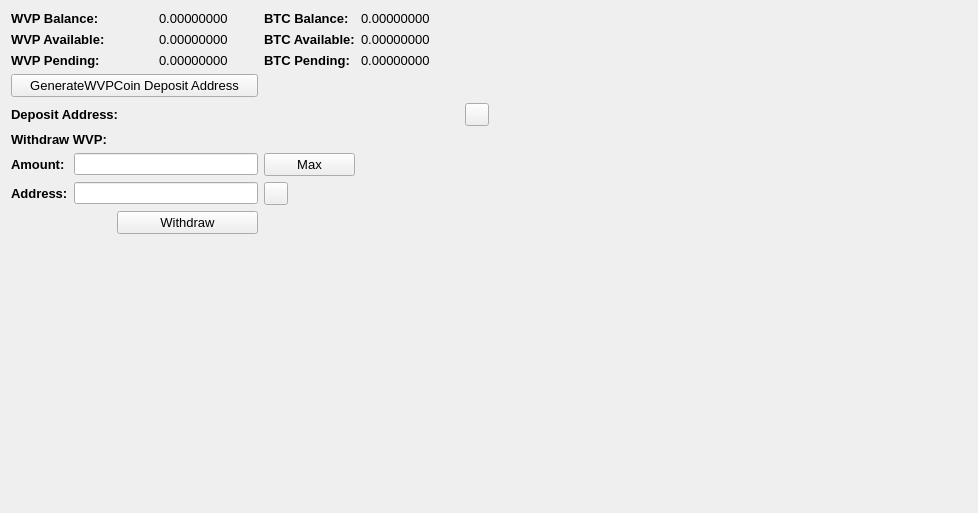
     <widget class="QWidget" name="BalanceTab">
      <attribute name="title">
       <string>Balance</string>
      </attribute>
      <layout class="QGridLayout" name="gridLayout_2">
       <item row="0" column="0" colspan="2">
        <widget class="QLabel" name="label_11">
         <property name="font">
          <font>
           <pointsize>10</pointsize>
           <weight>75</weight>
           <bold>true</bold>
          </font>
         </property>
         <property name="text">
          <string>WVP Balance:</string>
         </property>
        </widget>
       </item>
       <item row="0" column="3">
        <widget class="QLabel" name="TXBalanceLabel">
         <property name="font">
          <font>
           <pointsize>10</pointsize>
          </font>
         </property>
         <property name="text">
          <string>0.00000000</string>
         </property>
         <property name="textInteractionFlags">
          <set>Qt::LinksAccessibleByMouse|Qt::TextSelectableByMouse</set>
         </property>
        </widget>
       </item>
       <item row="0" column="4">
        <widget class="QLabel" name="label_12">
         <property name="font">
          <font>
           <pointsize>10</pointsize>
           <weight>75</weight>
           <bold>true</bold>
          </font>
         </property>
         <property name="text">
          <string>BTC Balance:</string>
         </property>
        </widget>
       </item>
       <item row="0" column="5">
        <widget class="QLabel" name="BitcoinBalanceLabel">
         <property name="font">
          <font>
           <pointsize>10</pointsize>
          </font>
         </property>
         <property name="text">
          <string>0.00000000</string>
         </property>
         <property name="textInteractionFlags">
          <set>Qt::LinksAccessibleByMouse|Qt::TextSelectableByMouse</set>
         </property>
        </widget>
       </item>
       <item row="0" column="7" rowspan="10">
        <spacer name="horizontalSpacer_4">
         <property name="orientation">
          <enum>Qt::Horizontal</enum>
         </property>
         <property name="sizeHint" stdset="0">
          <size>
           <width>478</width>
           <height>488</height>
          </size>
         </property>
        </spacer>
       </item>
       <item row="1" column="0" colspan="2">
        <widget class="QLabel" name="label_13">
         <property name="font">
          <font>
           <pointsize>10</pointsize>
           <weight>75</weight>
           <bold>true</bold>
          </font>
         </property>
         <property name="text">
          <string>WVP Available:</string>
         </property>
        </widget>
       </item>
       <item row="1" column="3">
        <widget class="QLabel" name="TXAvailableLabel_2">
         <property name="font">
          <font>
           <pointsize>10</pointsize>
          </font>
         </property>
         <property name="text">
          <string>0.00000000</string>
         </property>
         <property name="textInteractionFlags">
          <set>Qt::LinksAccessibleByMouse|Qt::TextSelectableByMouse</set>
         </property>
        </widget>
       </item>
       <item row="1" column="4">
        <widget class="QLabel" name="label_15">
         <property name="font">
          <font>
           <pointsize>10</pointsize>
           <weight>75</weight>
           <bold>true</bold>
          </font>
         </property>
         <property name="text">
          <string>BTC Available:</string>
         </property>
        </widget>
       </item>
       <item row="1" column="5">
        <widget class="QLabel" name="BitcoinAvailableLabel">
         <property name="font">
          <font>
           <pointsize>10</pointsize>
          </font>
         </property>
         <property name="text">
          <string>0.00000000</string>
         </property>
         <property name="textInteractionFlags">
          <set>Qt::LinksAccessibleByMouse|Qt::TextSelectableByMouse</set>
         </property>
        </widget>
       </item>
       <item row="2" column="0" colspan="2">
        <widget class="QLabel" name="label_14">
         <property name="font">
          <font>
           <pointsize>10</pointsize>
           <weight>75</weight>
           <bold>true</bold>
          </font>
         </property>
         <property name="text">
          <string>WVP Pending:</string>
         </property>
        </widget>
       </item>
       <item row="2" column="3">
        <widget class="QLabel" name="TXPendingLabel">
         <property name="font">
          <font>
           <pointsize>10</pointsize>
          </font>
         </property>
         <property name="text">
          <string>0.00000000</string>
         </property>
         <property name="textInteractionFlags">
          <set>Qt::LinksAccessibleByMouse|Qt::TextSelectableByMouse</set>
         </property>
        </widget>
       </item>
       <item row="2" column="4">
        <widget class="QLabel" name="label_31">
         <property name="font">
          <font>
           <pointsize>10</pointsize>
           <weight>75</weight>
           <bold>true</bold>
          </font>
         </property>
         <property name="text">
          <string>BTC Pending:</string>
         </property>
        </widget>
       </item>
       <item row="2" column="5">
        <widget class="QLabel" name="BitcoinPendingLabel">
         <property name="font">
          <font>
           <pointsize>10</pointsize>
          </font>
         </property>
         <property name="text">
          <string>0.00000000</string>
         </property>
         <property name="textInteractionFlags">
          <set>Qt::LinksAccessibleByMouse|Qt::TextSelectableByMouse</set>
         </property>
        </widget>
       </item>
       <item row="3" column="0" colspan="4">
        <widget class="QPushButton" name="GenDepositBTN">
         <property name="font">
          <font>
           <pointsize>10</pointsize>
          </font>
         </property>
         <property name="text">
          <string>GenerateWVPCoin Deposit Address</string>
         </property>
        </widget>
       </item>
       <item row="4" column="0" colspan="3">
        <widget class="QLabel" name="label_33">
         <property name="font">
          <font>
           <pointsize>10</pointsize>
           <weight>75</weight>
           <bold>true</bold>
          </font>
         </property>
         <property name="text">
          <string>Deposit Address:</string>
         </property>
        </widget>
       </item>
       <item row="4" column="3" colspan="3">
        <widget class="QLabel" name="DepositAddressLabel">
         <property name="minimumSize">
          <size>
           <width>300</width>
           <height>0</height>
          </size>
         </property>
         <property name="palette">
          <palette>
           <active>
            <colorrole role="WindowText">
             <brush brushstyle="SolidPattern">
              <color alpha="255">
               <red>0</red>
               <green>0</green>
               <blue>0</blue>
              </color>
             </brush>
            </colorrole>
            <colorrole role="Text">
             <brush brushstyle="SolidPattern">
              <color alpha="255">
               <red>0</red>
               <green>0</green>
               <blue>255</blue>
              </color>
             </brush>
            </colorrole>
           </active>
           <inactive>
            <colorrole role="WindowText">
             <brush brushstyle="SolidPattern">
              <color alpha="255">
               <red>0</red>
               <green>0</green>
               <blue>0</blue>
              </color>
             </brush>
            </colorrole>
            <colorrole role="Text">
             <brush brushstyle="SolidPattern">
              <color alpha="255">
               <red>0</red>
               <green>0</green>
               <blue>255</blue>
              </color>
             </brush>
            </colorrole>
           </inactive>
           <disabled>
            <colorrole role="WindowText">
             <brush brushstyle="SolidPattern">
              <color alpha="255">
               <red>120</red>
               <green>120</green>
               <blue>120</blue>
              </color>
             </brush>
            </colorrole>
            <colorrole role="Text">
             <brush brushstyle="SolidPattern">
              <color alpha="255">
               <red>120</red>
               <green>120</green>
               <blue>120</blue>
              </color>
             </brush>
            </colorrole>
           </disabled>
          </palette>
         </property>
         <property name="font">
          <font>
           <pointsize>10</pointsize>
           <weight>75</weight>
           <bold>true</bold>
          </font>
         </property>
         <property name="text">
          <string/>
         </property>
         <property name="alignment">
          <set>Qt::AlignRight|Qt::AlignTrailing|Qt::AlignVCenter</set>
         </property>
         <property name="textInteractionFlags">
          <set>Qt::LinksAccessibleByMouse|Qt::TextSelectableByKeyboard|Qt::TextSelectableByMouse</set>
         </property>
        </widget>
       </item>
       <item row="4" column="6">
        <widget class="QToolButton" name="DepositCopyButton">
         <property name="toolTip">
          <string>Copy to clipboard</string>
         </property>
         <property name="text">
          <string/>
         </property>
         <property name="icon">
          <iconset resource="../bitcoin.qrc">
           <normaloff>:/icons/editcopy</normaloff>:/icons/editcopy</iconset>
         </property>
         <property name="shortcut">
          <string>Alt+P</string>
         </property>
        </widget>
       </item>
       <item row="5" column="0" colspan="2">
        <widget class="QLabel" name="label_34">
         <property name="font">
          <font>
           <pointsize>10</pointsize>
           <weight>75</weight>
           <bold>true</bold>
          </font>
         </property>
         <property name="text">
          <string>Withdraw WVP:</string>
         </property>
        </widget>
       </item>
       <item row="6" column="0">
        <widget class="QLabel" name="label_26">
         <property name="font">
          <font>
           <pointsize>10</pointsize>
           <weight>75</weight>
           <bold>true</bold>
          </font>
         </property>
         <property name="text">
          <string>Amount:</string>
         </property>
        </widget>
       </item>
       <item row="6" column="1" colspan="3">
        <widget class="QLineEdit" name="WithdrawUnitsInput">
         <property name="font">
          <font>
           <pointsize>9</pointsize>
           <weight>75</weight>
           <bold>true</bold>
          </font>
         </property>
         <property name="text">
          <string/>
         </property>
        </widget>
       </item>
       <item row="6" column="4">
        <widget class="QPushButton" name="Withdraw_Max_Amount">
         <property name="font">
          <font>
           <pointsize>10</pointsize>
          </font>
         </property>
         <property name="text">
          <string>Max</string>
         </property>
        </widget>
       </item>
       <item row="7" column="0">
        <widget class="QLabel" name="label_10">
         <property name="font">
          <font>
           <pointsize>10</pointsize>
           <weight>75</weight>
           <bold>true</bold>
          </font>
         </property>
         <property name="text">
          <string>Address:</string>
         </property>
        </widget>
       </item>
       <item row="7" column="1" colspan="3">
        <widget class="QLineEdit" name="WithdrawAddress">
         <property name="font">
          <font>
           <pointsize>9</pointsize>
           <weight>75</weight>
           <bold>true</bold>
          </font>
         </property>
        </widget>
       </item>
       <item row="7" column="4">
        <widget class="QToolButton" name="WithdrawPasteButton">
         <property name="toolTip">
          <string>Paste from clipboard</string>
         </property>
         <property name="text">
          <string/>
         </property>
         <property name="icon">
          <iconset resource="../bitcoin.qrc">
           <normaloff>:/icons/editpaste</normaloff>:/icons/editpaste</iconset>
         </property>
         <property name="shortcut">
          <string>Alt+P</string>
         </property>
        </widget>
       </item>
       <item row="8" column="2" colspan="2">
        <widget class="QPushButton" name="WithdrawUnitsBtn">
         <property name="font">
          <font>
           <pointsize>10</pointsize>
          </font>
         </property>
         <property name="text">
          <string>Withdraw</string>
         </property>
        </widget>
       </item>
       <item row="9" column="0" colspan="6">
        <spacer name="verticalSpacer">
         <property name="orientation">
          <enum>Qt::Vertical</enum>
         </property>
         <property name="sizeHint" stdset="0">
          <size>
           <width>428</width>
           <height>262</height>
          </size>
         </property>
        </spacer>
       </item>
      </layout>
      <zorder>label_31</zorder>
      <zorder>label_15</zorder>
      <zorder>label_12</zorder>
      <zorder>label_14</zorder>
      <zorder>label_13</zorder>
      <zorder>label_11</zorder>
      <zorder>BitcoinBalanceLabel</zorder>
      <zorder>TXBalanceLabel</zorder>
      <zorder>TXAvailableLabel_2</zorder>
      <zorder>TXPendingLabel</zorder>
      <zorder>BitcoinAvailableLabel</zorder>
      <zorder>BitcoinPendingLabel</zorder>
      <zorder>label_33</zorder>
      <zorder>GenDepositBTN</zorder>
      <zorder>DepositAddressLabel</zorder>
      <zorder>Withdraw_Max_Amount</zorder>
      <zorder>label_34</zorder>
      <zorder>WithdrawUnitsInput</zorder>
      <zorder>label_10</zorder>
      <zorder>label_26</zorder>
      <zorder>WithdrawAddress</zorder>
      <zorder>WithdrawUnitsBtn</zorder>
      <zorder>horizontalSpacer_4</zorder>
      <zorder>verticalSpacer</zorder>
      <zorder>WithdrawPasteButton</zorder>
      <zorder>DepositCopyButton</zorder>
     </widget>
